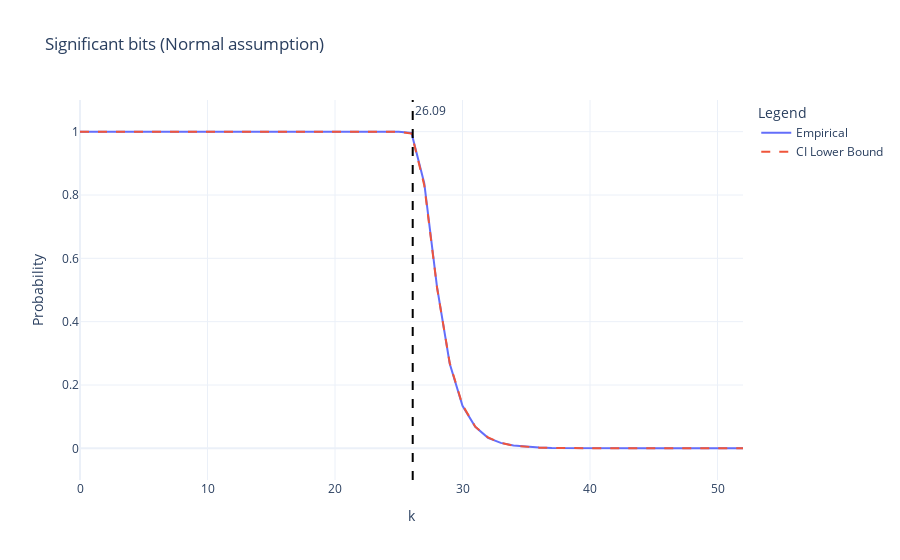

Here is the notebook cell this chart was saved with:
### Code cell
def significant_normal_probability(Z, alpha, k, eref):
    """Computes the probability lower-bound of
    the k-th bit being significant in the normal case"""
    return 2 * stats.norm.cdf(2 ** (-k + (eref - 1)) / sigma_upper_bound(Z, alpha)) - 1


def significant_normal(Z, alpha, p, eref):
    """Computes the lower bound on the significant bits in the normal case"""
    sigma_ub = sigma_upper_bound(Z, alpha)
    if sigma_ub > 0:
        sg_bits = -math.log2(sigma_ub) + (eref - 1)
    else:
        sg_bits = 53 + (eref - 1)
    sg_correction = math.log2(stats.norm.ppf((p + 1) / 2))
    sg_lb = sg_bits - sg_correction
    return (sg_lb, sg_bits, sg_correction)


sg_lb, sg_bits, sg_correction = significant_normal(Z, alpha, significant_p, eref)
print("initial_significant_bits = {} correction = {}".format(sg_bits, sg_correction))
print(
    "significant_bits = {} with p = {} and alpha = {}".format(
        sg_lb, significant_p, alpha
    )
)

confidence_plot(
    kth_significant / Z.size,
    [significant_normal_probability(Z, alpha, k, eref) for k in range(53)],
    kth=sg_lb,
    title="Significant bits (Normal assumption)",
)

### Figure 1 — Plotly figure (JSON) as saved in the notebook; plotly's stock layout.template omitted (floating-point values rounded to 4 significant figures)
{"data": [{"mode": "lines", "name": "Empirical", "type": "scatter", "x": [0, 1, 2, 3, 4, 5, 6, 7, 8, 9, 10, 11, 12, 13, 14, 15, 16, 17, 18, 19, 20, 21, 22, 23, 24, 25, 26, 27, 28, 29, 30, 31, 32, 33, 34, 35, 36, 37, 38, 39, 40, 41, 42, 43, 44, 45, 46, 47, 48, 49, 50, 51, 52], "y": [1.0, 1.0, 1.0, 1.0, 1.0, 1.0, 1.0, 1.0, 1.0, 1.0, 1.0, 1.0, 1.0, 1.0, 1.0, 1.0, 1.0, 1.0, 1.0, 1.0, 1.0, 1.0, 1.0, 1.0, 1.0, 1.0, 0.9957, 0.8375, 0.5097, 0.267, 0.1343, 0.0679, 0.033, 0.0172, 0.0089, 0.0051, 0.0025, 0.0012, 0.0008, 0.0002, 0.0, 0.0, 0.0, 0.0, 0.0, 0.0, 0.0, 0.0, 0.0, 0.0, 0.0, 0.0, 0.0]}, {"line": {"dash": "dash"}, "mode": "lines", "name": "CI Lower Bound", "type": "scatter", "x": [0, 1, 2, 3, 4, 5, 6, 7, 8, 9, 10, 11, 12, 13, 14, 15, 16, 17, 18, 19, 20, 21, 22, 23, 24, 25, 26, 27, 28, 29, 30, 31, 32, 33, 34, 35, 36, 37, 38, 39, 40, 41, 42, 43, 44, 45, 46, 47, 48, 49, 50, 51, 52], "y": [1, 1, 1, 1, 1, 1, 1, 1, 1, 1, 1, 1, 1, 1, 1, 1, 1, 1, 1, 1, 1, 1, 1, 1, 1, 1.0, 0.994, 0.8309, 0.5083, 0.269, 0.1365, 0.06849, 0.03428, 0.01714, 0.008572, 0.004286, 0.002143, 0.001072, 0.0005358, 0.0002679, 0.0001339, 6.697e-05, 3.349e-05, 1.674e-05, 8.371e-06, 4.186e-06, 2.093e-06, 1.046e-06, 5.232e-07, 2.616e-07, 1.308e-07, 6.54e-08, 3.27e-08]}], "layout": {"annotations": [{"showarrow": false, "text": "26.09", "x": 26.09, "xanchor": "left", "xref": "x", "y": 1, "yanchor": "top", "yref": "y domain"}], "legend": {"title": {"text": "Legend"}}, "shapes": [{"line": {"color": "black", "dash": "dash", "width": 2}, "name": "kth bit", "type": "line", "x0": 26.09, "x1": 26.09, "xref": "x", "y0": 0, "y1": 1, "yref": "y domain"}], "title": {"text": "Significant bits (Normal assumption)"}, "xaxis": {"title": {"text": "k"}}, "yaxis": {"range": [-0.1, 1.1], "title": {"text": "Probability"}}}}
